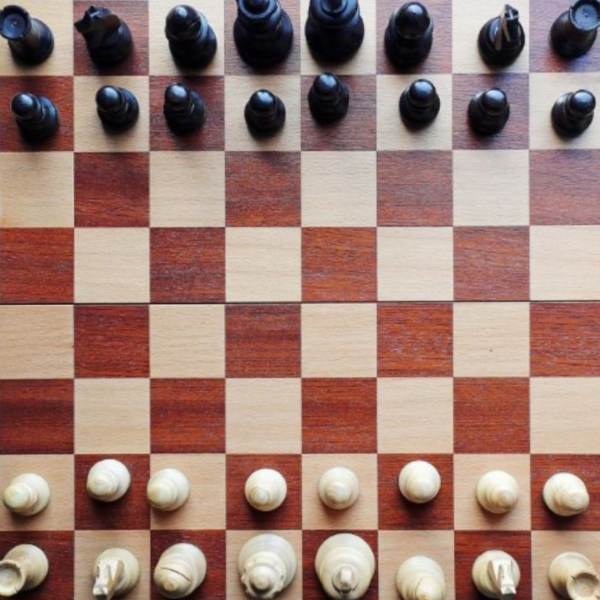
#> input picture Computer_Vision/board_detection/test/top_down_dataset/chessboard_small_cropped.jpg, 1200 x 1200 px, found by its file name (shown at 1/2 size)
$ python crop_image.py
#> lines starting #> are read from the running program, lines starting #| are printed output that depends on the picture; after the words box and inside, x2 and y2 are one past the last pixel; in counts of white or black regions, pixels touching at a corner belong together; long printed decimals are rounded
import cv2
import matplotlib.pyplot as plt
import numpy as np
from skimage.filters import threshold_otsu
import os
import glob


# Round to next smaller multiple of 8
# https://www.geeksforgeeks.org/round-to-next-smaller-multiple-of-8/
def round_down_to_next_multiple_of_8(a):
    return a & (-8)


# Read image, and shrink to quadratic shape with width and height of
# next smaller multiple of 8
# img = cv2.imread(r'C:\Users\ddbtn\PycharmProjects\neural-chessboard-y - Copie\test\test1_cropped.jpg')
img = cv2.imread(r'C:\Users\ddbtn\PycharmProjects\chess_board_detection_refactor\test\top_down_dataset\chessboard_small_cropped.jpg')
#> img is the input picture: shape (1200, 1200, 3); mean B, G, R 116.4, 125.7, 157.4
wh = np.min(round_down_to_next_multiple_of_8(np.array(img.shape[:2])))
#> wh = 1200
img = cv2.resize(img, (wh, wh))

# Prepare some visualization output
out = img.copy()
plt.figure(1, figsize=(18, 6))
plt.subplot(1, 3, 1), plt.imshow(img)

# Blur image
img = cv2.blur(img, (5, 5))

path = r'C:\Users\ddbtn\PycharmProjects\chess_board_detection_refactor\test\squares'
files = glob.glob(path + '/*.*')
for f in files:
    os.remove(f)

# Iterate tiles, and count unique colors inside
# https://stackoverflow.com/a/56606457/11089932
wh_t = wh // 8
#> wh_t = 150
count_unique_colors = np.zeros((8, 8))
for x in np.arange(8):
    for y in np.arange(8):
        tile = img[y * wh_t:(y + 1) * wh_t, x * wh_t:(x + 1) * wh_t]
        tile = tile[3:-3, 3:-3]
        count_unique_colors[y, x] = np.unique(tile.reshape(-1, tile.shape[-1]), axis=0).shape[0]

# Mask empty squares using cutoff from Otsu's method
val = threshold_otsu(count_unique_colors)
#> val = 7415
print(val)
#| 7415.049
mask = count_unique_colors < val
print(mask)
#| [[False False False False False False False False]
#|  [False False False False False False False False]
#|  [ True False  True False  True False  True False]
#|  [False  True False  True False  True False  True]
#|  [ True False  True False  True False  True False]
#|  [False  True False  True False  True False  True]
#|  [False False False False False False False False]
#|  [False False False False False False False False]]
# Some more visualization output


for x in np.arange(8):
    for y in np.arange(8):
        if mask[y, x]:
            cv2.rectangle(out, (x * wh_t + 3, y * wh_t + 3),
                          ((x + 1) * wh_t - 3, (y + 1) * wh_t - 3), (0, 255, 0), 2)
            # save image with coordinates of the square
        else:
            cv2.rectangle(out, (x * wh_t + 3, y * wh_t + 3),
                          ((x + 1) * wh_t - 3, (y + 1) * wh_t - 3), (255, 0, 0), 2)
        cv2.imwrite(r'C:\Users\ddbtn\PycharmProjects\chess_board_detection_refactor\test\squares\test1_cropped_' +
                    str(x) + '_' + str(y) + '.jpg', img[y * wh_t:(y + 1) * wh_t, x * wh_t:(x + 1) * wh_t])
#> this loop made 8 passes
#> pass 1, `cv2.imwrite(r'C:\Users\ddbtn\PycharmProjects\chess_board_detection_ref..`:
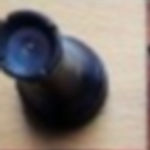
#> saved as test1_cropped_0_0.jpg: shape (150, 150, 3); mean B, G, R 116.1, 119.8, 127.7
#> pass 1, `cv2.imwrite(r'C:\Users\ddbtn\PycharmProjects\chess_board_detection_ref..`:
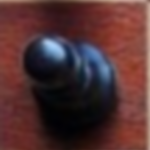
#> saved as test1_cropped_0_1.jpg: shape (150, 150, 3); mean B, G, R 50.2, 49.2, 82.8
#> pass 1, `cv2.imwrite(r'C:\Users\ddbtn\PycharmProjects\chess_board_detection_ref..`:
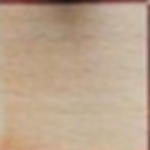
#> saved as test1_cropped_0_2.jpg: shape (150, 150, 3); mean B, G, R 141.5, 164.6, 187.8
#> pass 1, `cv2.imwrite(r'C:\Users\ddbtn\PycharmProjects\chess_board_detection_ref..`:
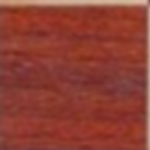
#> saved as test1_cropped_0_3.jpg: shape (150, 150, 3); mean B, G, R 51.5, 62.9, 141.9
#> after the loop:
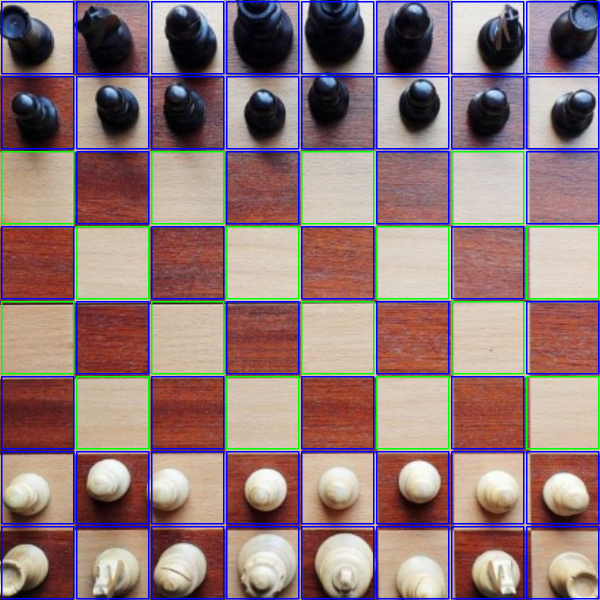
#> out: shape (1200, 1200, 3) (shown at 1/2 size); 7.66% of pixels changed, all inside (x1, y1, x2, y2) = (2, 2, 1199, 1199)

plt.subplot(1, 3, 2), plt.imshow(count_unique_colors, cmap='gray')
plt.subplot(1, 3, 3), plt.imshow(out)
plt.tight_layout(), plt.show()
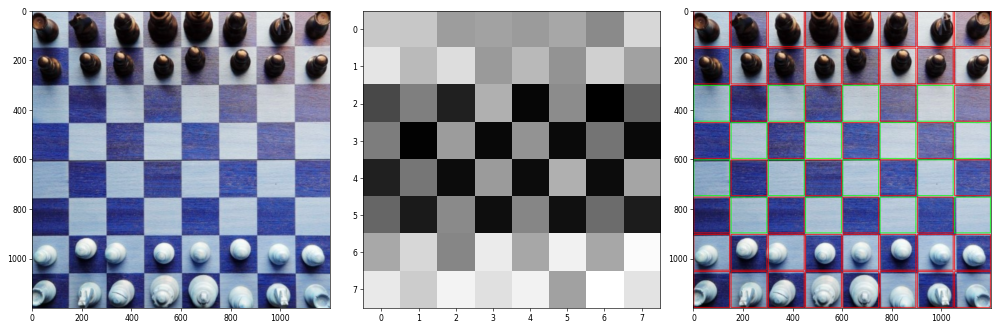
#> figure drawn by matplotlib, 3 panels; B, G, R data is drawn as R, G, B

# remove file from squares directory

$ run again, with Computer_Vision/board_detection/test/test1_cropped.jpg copied over Computer_Vision/board_detection/test/top_down_dataset/chessboard_small_cropped.jpg
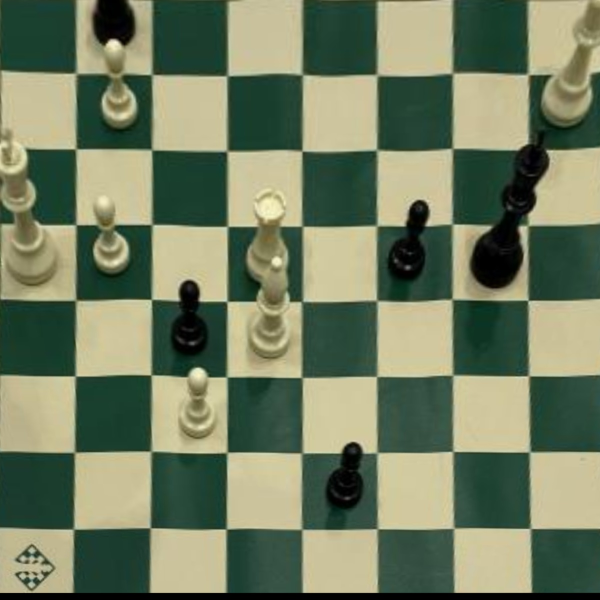
#> input picture Computer_Vision/board_detection/test/test1_cropped.jpg, 1200 x 1200 px, found by its file name (shown at 1/2 size)
#> img is the input picture: shape (1200, 1200, 3); mean B, G, R 97.8, 125.5, 114.4
#> val = 5484.8
#| 5484.779
#| [[ True False  True  True  True  True  True False]
#|  [ True False  True  True  True  True  True False]
#|  [False  True  True  True  True  True  True  True]
#|  [False False  True False  True False False  True]
#|  [ True  True False False  True  True  True  True]
#|  [ True  True  True  True  True  True  True  True]
#> (further printed lines are left out)
#> after the loop `for x in np.arange(8):`:
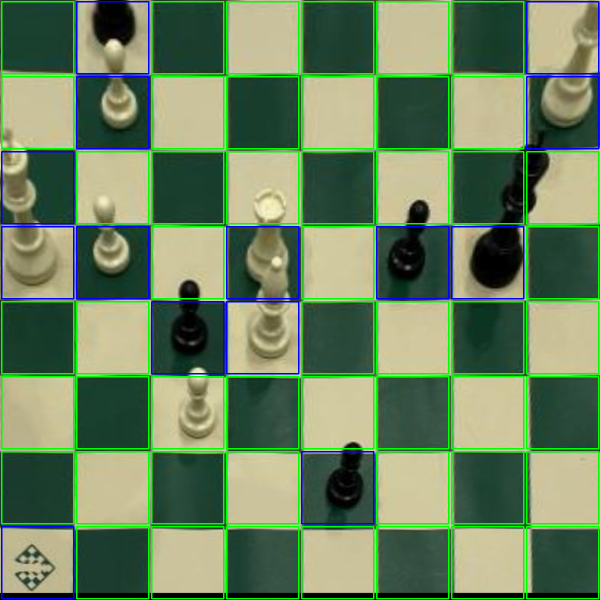
#> out: shape (1200, 1200, 3) (shown at 1/2 size); 7.66% of pixels changed, all inside (x1, y1, x2, y2) = (2, 2, 1199, 1199)
#> `plt.tight_layout(), plt.show()`:
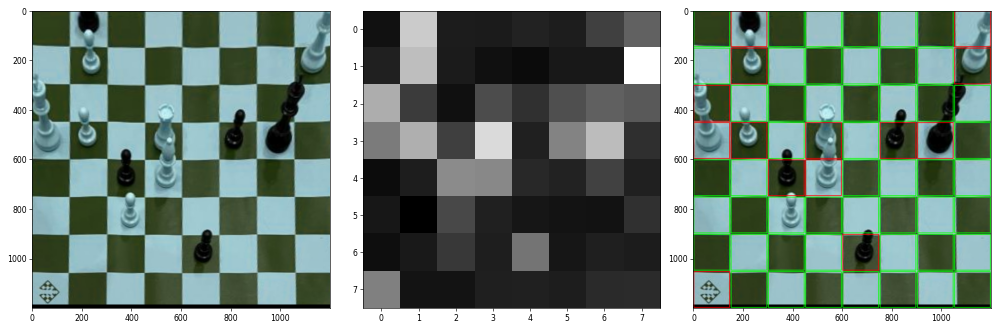
#> figure drawn by matplotlib, 3 panels; B, G, R data is drawn as R, G, B
